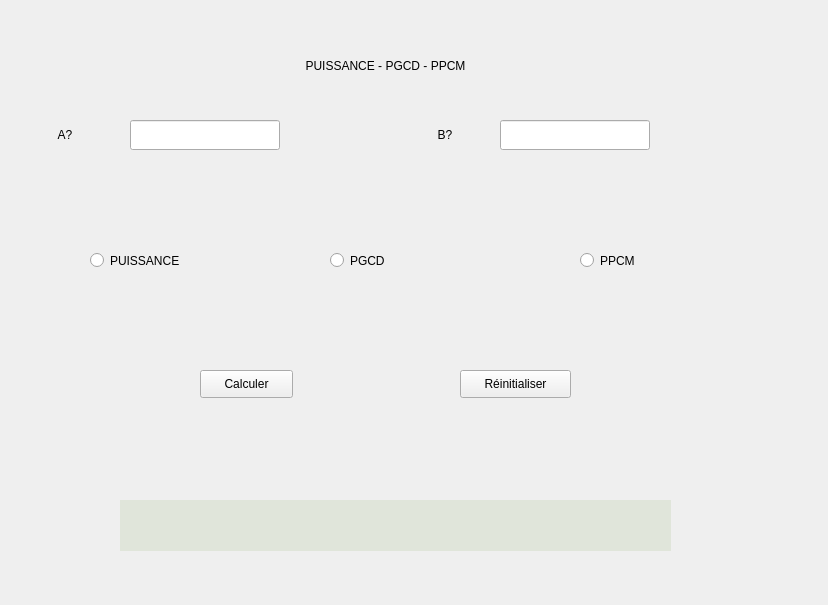
<?xml version="1.0" encoding="UTF-8"?>
<ui version="4.0">
 <class>Form</class>
 <widget class="QWidget" name="Form">
  <property name="geometry">
   <rect>
    <x>0</x>
    <y>0</y>
    <width>828</width>
    <height>605</height>
   </rect>
  </property>
  <property name="windowTitle">
   <string>Form</string>
  </property>
  <widget class="QLabel" name="label">
   <property name="geometry">
    <rect>
     <x>180</x>
     <y>50</y>
     <width>411</width>
     <height>31</height>
    </rect>
   </property>
   <property name="styleSheet">
    <string notr="true">font: 75 11pt &quot;MS Shell Dlg 2&quot;;</string>
   </property>
   <property name="text">
    <string>PUISSANCE - PGCD - PPCM</string>
   </property>
   <property name="alignment">
    <set>Qt::AlignCenter</set>
   </property>
  </widget>
  <widget class="QLabel" name="label_2">
   <property name="geometry">
    <rect>
     <x>20</x>
     <y>120</y>
     <width>90</width>
     <height>30</height>
    </rect>
   </property>
   <property name="styleSheet">
    <string notr="true">font: 75 11pt &quot;MS Shell Dlg 2&quot;;</string>
   </property>
   <property name="text">
    <string>A?</string>
   </property>
   <property name="alignment">
    <set>Qt::AlignCenter</set>
   </property>
  </widget>
  <widget class="QLabel" name="label_3">
   <property name="geometry">
    <rect>
     <x>400</x>
     <y>120</y>
     <width>90</width>
     <height>30</height>
    </rect>
   </property>
   <property name="styleSheet">
    <string notr="true">font: 75 11pt &quot;MS Shell Dlg 2&quot;;</string>
   </property>
   <property name="text">
    <string>B?</string>
   </property>
   <property name="alignment">
    <set>Qt::AlignCenter</set>
   </property>
  </widget>
  <widget class="QLineEdit" name="inputA">
   <property name="geometry">
    <rect>
     <x>130</x>
     <y>120</y>
     <width>150</width>
     <height>30</height>
    </rect>
   </property>
  </widget>
  <widget class="QLineEdit" name="inputB">
   <property name="geometry">
    <rect>
     <x>500</x>
     <y>120</y>
     <width>150</width>
     <height>30</height>
    </rect>
   </property>
  </widget>
  <widget class="QRadioButton" name="radioPUISSANCE">
   <property name="geometry">
    <rect>
     <x>90</x>
     <y>250</y>
     <width>121</width>
     <height>21</height>
    </rect>
   </property>
   <property name="styleSheet">
    <string notr="true">font: 75 9pt &quot;MS Shell Dlg 2&quot;;</string>
   </property>
   <property name="text">
    <string>PUISSANCE</string>
   </property>
  </widget>
  <widget class="QRadioButton" name="radioPGCD">
   <property name="geometry">
    <rect>
     <x>330</x>
     <y>250</y>
     <width>81</width>
     <height>21</height>
    </rect>
   </property>
   <property name="styleSheet">
    <string notr="true">font: 75 9pt &quot;MS Shell Dlg 2&quot;;</string>
   </property>
   <property name="text">
    <string>PGCD</string>
   </property>
  </widget>
  <widget class="QRadioButton" name="radioPPCM">
   <property name="geometry">
    <rect>
     <x>580</x>
     <y>250</y>
     <width>91</width>
     <height>21</height>
    </rect>
   </property>
   <property name="styleSheet">
    <string notr="true">font: 75 9pt &quot;MS Shell Dlg 2&quot;;</string>
   </property>
   <property name="text">
    <string>PPCM</string>
   </property>
  </widget>
  <widget class="QPushButton" name="pushButton">
   <property name="geometry">
    <rect>
     <x>200</x>
     <y>370</y>
     <width>93</width>
     <height>28</height>
    </rect>
   </property>
   <property name="styleSheet">
    <string notr="true">font: 75 10pt &quot;MS Shell Dlg 2&quot;;</string>
   </property>
   <property name="text">
    <string>Calculer</string>
   </property>
  </widget>
  <widget class="QPushButton" name="pushButton_2">
   <property name="geometry">
    <rect>
     <x>460</x>
     <y>370</y>
     <width>111</width>
     <height>28</height>
    </rect>
   </property>
   <property name="styleSheet">
    <string notr="true">font: 75 10pt &quot;MS Shell Dlg 2&quot;;</string>
   </property>
   <property name="text">
    <string>Réinitialiser</string>
   </property>
  </widget>
  <widget class="QLabel" name="resultat">
   <property name="geometry">
    <rect>
     <x>120</x>
     <y>500</y>
     <width>551</width>
     <height>51</height>
    </rect>
   </property>
   <property name="styleSheet">
    <string notr="true">font: 75 11pt &quot;MS Shell Dlg 2&quot;;
background-color: rgb(224, 229, 218);</string>
   </property>
   <property name="text">
    <string/>
   </property>
   <property name="alignment">
    <set>Qt::AlignCenter</set>
   </property>
  </widget>
  <widget class="QRadioButton" name="radioButton">
   <property name="geometry">
    <rect>
     <x>-20</x>
     <y>600</y>
     <width>95</width>
     <height>20</height>
    </rect>
   </property>
   <property name="text">
    <string/>
   </property>
  </widget>
 </widget>
 <resources/>
 <connections/>
</ui>
